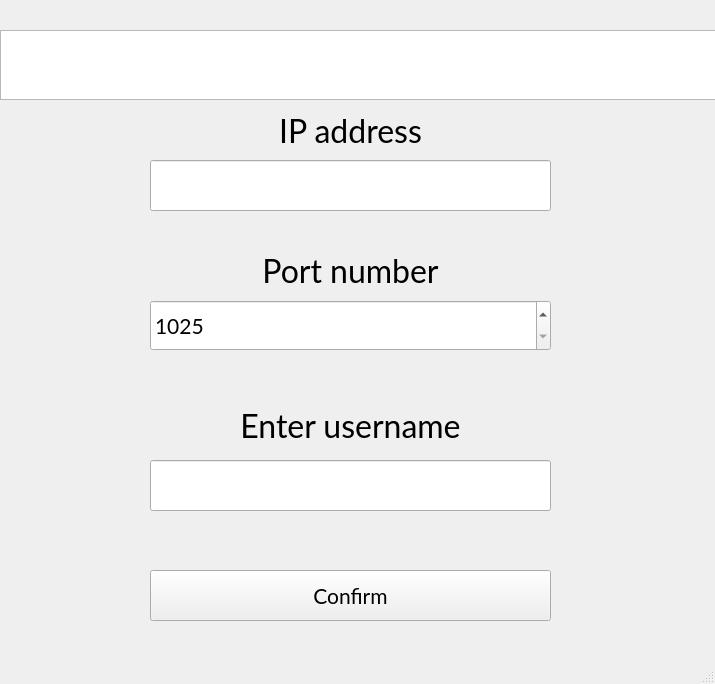
<?xml version="1.0" encoding="UTF-8"?>
<ui version="4.0">
 <class>Gui</class>
 <widget class="QMainWindow" name="Gui">
  <property name="enabled">
   <bool>true</bool>
  </property>
  <property name="geometry">
   <rect>
    <x>0</x>
    <y>0</y>
    <width>715</width>
    <height>684</height>
   </rect>
  </property>
  <property name="minimumSize">
   <size>
    <width>715</width>
    <height>684</height>
   </size>
  </property>
  <property name="maximumSize">
   <size>
    <width>715</width>
    <height>684</height>
   </size>
  </property>
  <property name="font">
   <font>
    <family>Lato</family>
   </font>
  </property>
  <property name="windowTitle">
   <string>Gui</string>
  </property>
  <widget class="QWidget" name="centralwidget">
   <widget class="QPushButton" name="confirmBtn">
    <property name="geometry">
     <rect>
      <x>150</x>
      <y>570</y>
      <width>401</width>
      <height>51</height>
     </rect>
    </property>
    <property name="font">
     <font>
      <family>Lato</family>
      <pointsize>16</pointsize>
     </font>
    </property>
    <property name="text">
     <string>Confirm</string>
    </property>
   </widget>
   <widget class="QLabel" name="label">
    <property name="geometry">
     <rect>
      <x>150</x>
      <y>390</y>
      <width>401</width>
      <height>71</height>
     </rect>
    </property>
    <property name="font">
     <font>
      <family>Lato</family>
      <pointsize>24</pointsize>
     </font>
    </property>
    <property name="text">
     <string>Enter username</string>
    </property>
    <property name="alignment">
     <set>Qt::AlignCenter</set>
    </property>
   </widget>
   <widget class="QLineEdit" name="username">
    <property name="geometry">
     <rect>
      <x>150</x>
      <y>460</y>
      <width>401</width>
      <height>51</height>
     </rect>
    </property>
    <property name="font">
     <font>
      <family>Lato</family>
      <pointsize>16</pointsize>
     </font>
    </property>
   </widget>
   <widget class="QSpinBox" name="port">
    <property name="geometry">
     <rect>
      <x>150</x>
      <y>300</y>
      <width>401</width>
      <height>51</height>
     </rect>
    </property>
    <property name="font">
     <font>
      <family>Lato</family>
      <pointsize>16</pointsize>
     </font>
    </property>
    <property name="minimum">
     <number>1025</number>
    </property>
    <property name="maximum">
     <number>65535</number>
    </property>
   </widget>
   <widget class="QLabel" name="label_4">
    <property name="geometry">
     <rect>
      <x>150</x>
      <y>100</y>
      <width>401</width>
      <height>61</height>
     </rect>
    </property>
    <property name="font">
     <font>
      <family>Lato</family>
      <pointsize>24</pointsize>
     </font>
    </property>
    <property name="text">
     <string>IP address</string>
    </property>
    <property name="alignment">
     <set>Qt::AlignCenter</set>
    </property>
   </widget>
   <widget class="QLabel" name="label_2">
    <property name="geometry">
     <rect>
      <x>150</x>
      <y>240</y>
      <width>401</width>
      <height>61</height>
     </rect>
    </property>
    <property name="font">
     <font>
      <family>Lato</family>
      <pointsize>24</pointsize>
     </font>
    </property>
    <property name="text">
     <string>Port number</string>
    </property>
    <property name="alignment">
     <set>Qt::AlignCenter</set>
    </property>
   </widget>
   <widget class="QLineEdit" name="ip">
    <property name="geometry">
     <rect>
      <x>150</x>
      <y>160</y>
      <width>401</width>
      <height>51</height>
     </rect>
    </property>
    <property name="font">
     <font>
      <family>Lato</family>
      <pointsize>16</pointsize>
     </font>
    </property>
   </widget>
   <widget class="QTextEdit" name="msgText">
    <property name="enabled">
     <bool>true</bool>
    </property>
    <property name="geometry">
     <rect>
      <x>0</x>
      <y>30</y>
      <width>721</width>
      <height>70</height>
     </rect>
    </property>
    <property name="font">
     <font>
      <family>Lato</family>
      <pointsize>18</pointsize>
     </font>
    </property>
    <property name="lineWidth">
     <number>1</number>
    </property>
    <property name="horizontalScrollBarPolicy">
     <enum>Qt::ScrollBarAlwaysOff</enum>
    </property>
    <property name="readOnly">
     <bool>true</bool>
    </property>
    <property name="html">
     <string>&lt;!DOCTYPE HTML PUBLIC &quot;-//W3C//DTD HTML 4.0//EN&quot; &quot;http://www.w3.org/TR/REC-html40/strict.dtd&quot;&gt;
&lt;html&gt;&lt;head&gt;&lt;meta name=&quot;qrichtext&quot; content=&quot;1&quot; /&gt;&lt;meta charset=&quot;utf-8&quot; /&gt;&lt;style type=&quot;text/css&quot;&gt;
p, li { white-space: pre-wrap; }
hr { height: 1px; border-width: 0; }
li.unchecked::marker { content: &quot;\2610&quot;; }
li.checked::marker { content: &quot;\2612&quot;; }
&lt;/style&gt;&lt;/head&gt;&lt;body style=&quot; font-family:'Lato'; font-size:18pt; font-weight:400; font-style:normal;&quot;&gt;
&lt;p style=&quot;-qt-paragraph-type:empty; margin-top:0px; margin-bottom:0px; margin-left:0px; margin-right:0px; -qt-block-indent:0; text-indent:0px;&quot;&gt;&lt;br /&gt;&lt;/p&gt;&lt;/body&gt;&lt;/html&gt;</string>
    </property>
   </widget>
  </widget>
  <widget class="QMenuBar" name="menubar">
   <property name="geometry">
    <rect>
     <x>0</x>
     <y>0</y>
     <width>715</width>
     <height>20</height>
    </rect>
   </property>
  </widget>
  <widget class="QStatusBar" name="statusbar"/>
 </widget>
 <resources/>
 <connections/>
</ui>
